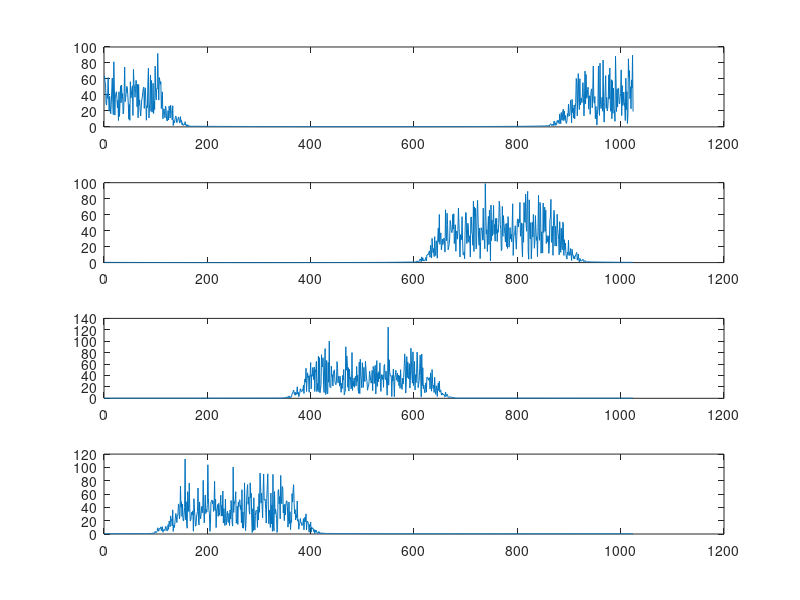

Here is the MATLAB script that generated this plot:
clc
close all
clear all

x = randn(1000,1) + j*randn(1000,1) ; % input signal


M = 4 ; % number of subbands
K = 10 ;
L = M*K; % filter taps

h = fir1(L-1,1/M) ; %design filter with window method
em = zeros(M, length(h));

% compute polyphase filters
for m = 1:M
em(m,m:M:end) = h(m:M:end) ;
end
em

out = zeros(M, length(x)) ; % output subbands
% compute filter bank output
for m = 1 :M
y = filter(em(m, : ), 1, x) ;
out(m,1:length(y)) = y ;
end

out=fft(out);

% show output spectrum
for m = 1 :M
 subplot(M, 1 ,m), plot(abs(fft(out(m,:),1024)))
end
